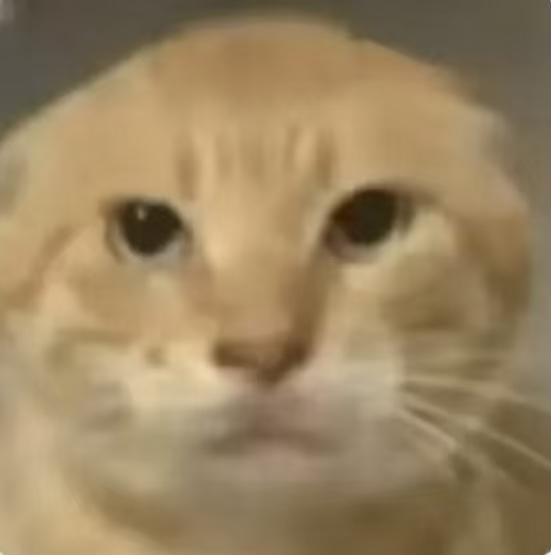
#> input picture cv_study/work1_pictureadding/maodie.jpg, 551 x 555 px
$ python fft_spectrum.py ../work1_pictureadding/maodie.jpg
#> lines starting #> are read from the running program, lines starting #| are printed output that depends on the picture
#!/usr/bin/env python3
"""Generate a centered 2D Fourier magnitude spectrum image."""

from __future__ import annotations

import argparse
from pathlib import Path

import cv2
import numpy as np


COLORMAPS = {
    "gray": None,
    "jet": cv2.COLORMAP_JET,
    "viridis": cv2.COLORMAP_VIRIDIS,
    "inferno": cv2.COLORMAP_INFERNO,
    "magma": cv2.COLORMAP_MAGMA,
    "plasma": cv2.COLORMAP_PLASMA,
    "turbo": cv2.COLORMAP_TURBO,
}


def read_grayscale_image(path: Path) -> np.ndarray:
    image = cv2.imread(str(path), cv2.IMREAD_GRAYSCALE)
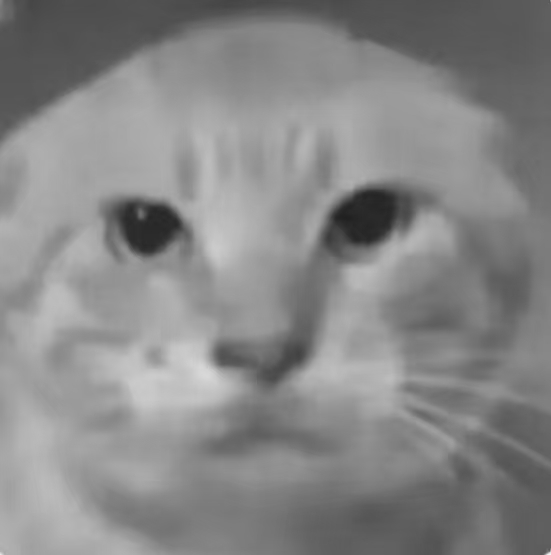
#> image: shape (555, 551); min 32, max 242, mean 134.9
    if image is None:
        raise FileNotFoundError(f"Could not read image: {path}")
    return image


def fourier_spectrum(image: np.ndarray) -> np.ndarray:
    image_float = image.astype(np.float32)
    fft = np.fft.fft2(image_float)
    fft_shifted = np.fft.fftshift(fft)
    magnitude = np.abs(fft_shifted)
    log_magnitude = np.log1p(magnitude)
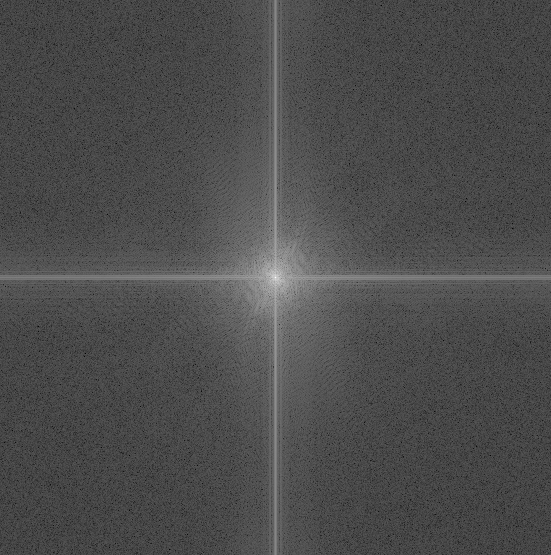
#> log_magnitude: shape (555, 551) float64; min 0.582, max 17.54, mean 5.71; drawn with min black and max white

    spectrum = cv2.normalize(log_magnitude, None, 0, 255, cv2.NORM_MINMAX)
    return spectrum.astype(np.uint8)


def apply_colormap(spectrum: np.ndarray, name: str) -> np.ndarray:
    colormap = COLORMAPS[name]
    if colormap is None:
        return spectrum
    return cv2.applyColorMap(spectrum, colormap)


def default_output_path(input_path: Path) -> Path:
    script_dir = Path(__file__).resolve().parent
    return script_dir / f"{input_path.stem}_spectrum.png"


def parse_args() -> argparse.Namespace:
    parser = argparse.ArgumentParser(
        description="Read an image and save its centered 2D Fourier spectrum."
    )
    parser.add_argument("image", type=Path, help="Input image path.")
    parser.add_argument(
        "-o",
        "--output",
        type=Path,
        help="Output path. Defaults to tools/<input_stem>_spectrum.png.",
    )
    parser.add_argument(
        "--color-map",
        choices=sorted(COLORMAPS),
        default="gray",
        help="Optional color map for the saved spectrum image.",
    )
    parser.add_argument(
        "--show",
        action="store_true",
        help="Show the input image and spectrum in OpenCV windows.",
    )
    parser.add_argument(
        "--no-save",
        action="store_true",
        help="Only display the result; do not write an output file.",
    )
    return parser.parse_args()


def main() -> None:
    args = parse_args()
    image = read_grayscale_image(args.image)
    spectrum = fourier_spectrum(image)
    output_image = apply_colormap(spectrum, args.color_map)

    if not args.no_save:
        output_path = args.output or default_output_path(args.image)
        output_path.parent.mkdir(parents=True, exist_ok=True)
        ok = cv2.imwrite(str(output_path), output_image)
        if not ok:
            raise OSError(f"Could not write output image: {output_path}")
        print(f"Saved spectrum: {output_path}")

    if args.show:
        cv2.imshow("Input Image (Grayscale)", image)
        cv2.imshow("Centered Fourier Spectrum", output_image)
        cv2.waitKey(0)
        cv2.destroyAllWindows()


if __name__ == "__main__":
    main()
